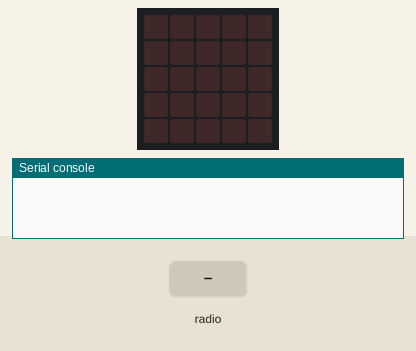
The program below on a simulated BBC micro:bit running MicroPython. Shown: the board's 5×5 LED display, the last lines printed to the serial console. The inputs (shaded band) are chosen by the test bench.

Above: at 1.2 s.
1.3 s: radio message "Press Command" arrives
At 1.6 s:
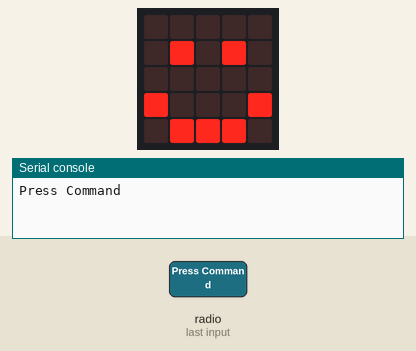
Timing chart, 0 to 4.3 s (numbered marks = the images above; inputs shaded):
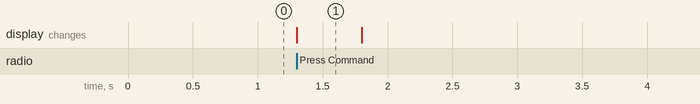

Measured:
- after the input at 1.3 s, the display: changes at once (image 1)
- what the display in image 1 shows lasts 0.5 s, from 1.3 s to 1.8 s

The program:

bord3_receive_.py
```python
from microbit import *
import radio

radio.on()
radio.config(channel=42)
radio.config(power=7)

command = None

dat = 0

while 1:
    x = radio.receive()
    if x != None:
        dat = x.split()
        x1 = (dat[0])
        # x2 = (dat[1])

    if x == "Press Command":
        command = 1
        print(x)
        display.show(Image.HAPPY)
        sleep(500)
        display.clear()
    else:
        pass

    if command == 1:
        x2 = (dat[1])
        if x1 == "ad":
            if x2 == "Hi":
                display.scroll("Hi")
                print("display = Hi")
        else:
            pass
```
